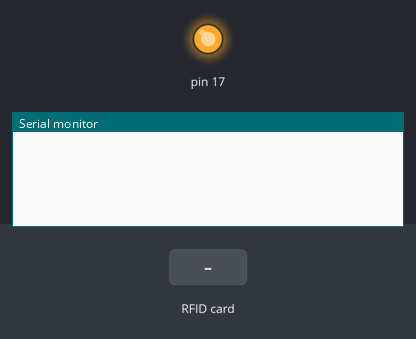
A sketch run on a simulated Arduino Leonardo, built with avr-gcc and run on an emulated ATmega32U4. Parts: output pins drawn as LEDs (lit = HIGH), the last lines printed to the serial monitor. The test bench sets the inputs (shaded band).

Above: at 1.2 s.
1.3 s: RFID card E1 3E E3 94 held to the reader
At 2.5 s:
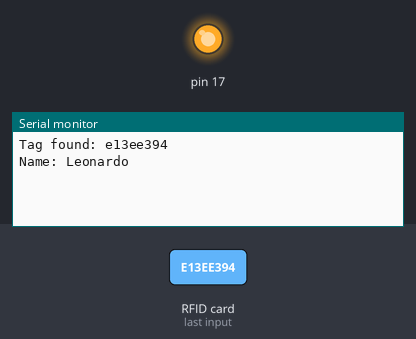
2.8 s: RFID card 53 25 F9 A3 held to the reader
At 4.0 s:
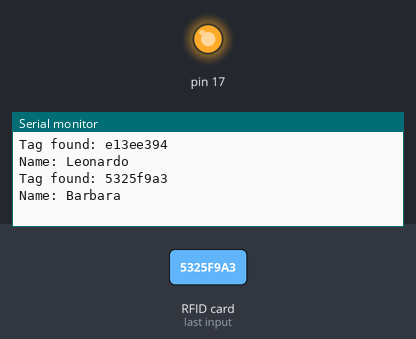
4.3 s: RFID card 63 84 F9 A3 held to the reader
At 5.5 s:
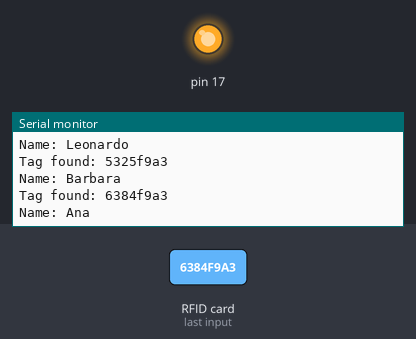

The sketch:

RFIDRC522.ino
```cpp
#include <SPI.h>
#include <MFRC522.h>

#define SS_PIN 9
#define RST_PIN 8

String IDtag = "";
String storedTags[] = {"e13ee394", "5325f9a3", "6384f9a3", "c303f7a3"}; //TAGS
String storedNames[] = {"Leonardo", "Barbara", "Ana", "Giovana"}; //NOMES RESPECTIVOS AS TAGS

MFRC522 mfrc522(SS_PIN, RST_PIN);

void setup() {
  Serial.begin(9600); // Inicializa a comunicação Serial
  SPI.begin(); // Inicializa comunicação SPI
  mfrc522.PCD_Init(); // Inicializa o leitor RFID
}

void loop(){
  LeituraTags();
 }

void LeituraTags(){
  if (mfrc522.PICC_IsNewCardPresent() && mfrc522.PICC_ReadCardSerial()) {
    IDtag = "";
    for (byte i = 0; i < mfrc522.uid.size; i++) {
      IDtag += String(mfrc522.uid.uidByte[i] < 0x10 ? "0" : "");
      IDtag += String(mfrc522.uid.uidByte[i], HEX);
  }

  bool found = false;
  for (int i = 0; i < sizeof(storedTags) / sizeof(storedTags[0]); i++) {
    if (IDtag.startsWith(storedTags[i])) {
      Serial.println("Tag found: " + IDtag);
      Serial.println("Name: " + storedNames[i]);
      found = true;
      break;
    }
  }

  if (!found) {
    Serial.println("Tag not found: " + IDtag);
  }

  mfrc522.PICC_HaltA();
  mfrc522.PCD_StopCrypto1();
 }
}
```

Measured:
- after the input at 1.3 s, the serial monitor: prints a new line at once (image 1)
- after the input at 2.8 s, the serial monitor: prints a new line at once (image 2)
- after the input at 4.3 s, the serial monitor: prints a new line at once (image 3)
